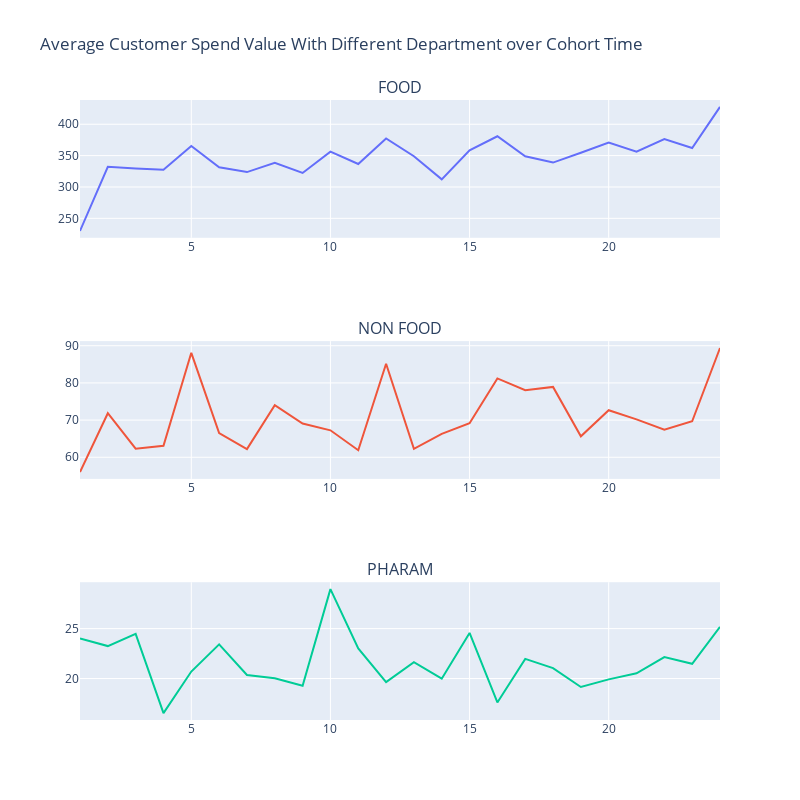

The notebook cell saved with this chart:
### Code cell
fig = make_subplots(rows=3, cols=1,subplot_titles=("FOOD","NON FOOD", "PHARAM"))

fig.append_trace(go.Scatter(
    x=coh_dep[coh_dep['DEPARTMENT']=='FOOD']['CohortIndex'],
    y=coh_dep[coh_dep['DEPARTMENT']=='FOOD']['avg_customer_spend_value'],name='food'
), row=1, col=1)

fig.append_trace(go.Scatter(
    x=coh_dep[coh_dep['DEPARTMENT']=='NON-FOOD']['CohortIndex'],
    y=coh_dep[coh_dep['DEPARTMENT']=='NON-FOOD']['avg_customer_spend_value'],name='No food'
), row=2, col=1)

fig.append_trace(go.Scatter(
    x=coh_dep[coh_dep['DEPARTMENT']=='PHARMA']['CohortIndex'],
    y=coh_dep[coh_dep['DEPARTMENT']=='PHARMA']['avg_customer_spend_value'],name='pharmacy'
), row=3, col=1)

fig.update_layout( height=800, width=800,
                  title_text="Average Customer Spend Value With Different Department over Cohort Time",showlegend=False)
fig.show()

### Figure 1 — Plotly figure (JSON) as saved in the notebook; plotly's stock layout.template omitted (floating-point values rounded to 4 significant figures)
{"data": [{"name": "food", "type": "scatter", "x": [1, 2, 3, 4, 5, 6, 7, 8, 9, 10, 11, 12, 13, 14, 15, 16, 17, 18, 19, 20, 21, 22, 23, 24], "xaxis": "x", "y": [230.0, 332.1, 329.6, 327.6, 365.3, 331.5, 323.8, 338.4, 322.4, 356.4, 336.7, 377.4, 349.0, 312.1, 358.3, 380.9, 349.1, 338.9, 354.5, 370.8, 356.2, 376.4, 362.1, 427.7], "yaxis": "y"}, {"name": "No food", "type": "scatter", "x": [1, 2, 3, 4, 5, 6, 7, 8, 9, 10, 11, 12, 13, 14, 15, 16, 17, 18, 19, 20, 21, 22, 23, 24], "xaxis": "x2", "y": [56.04, 71.85, 62.31, 63.09, 88.1, 66.49, 62.21, 74.03, 69.07, 67.26, 61.89, 85.15, 62.27, 66.28, 69.15, 81.22, 78.03, 78.93, 65.64, 72.66, 70.2, 67.41, 69.68, 89.39], "yaxis": "y2"}, {"name": "pharmacy", "type": "scatter", "x": [1, 2, 3, 4, 5, 6, 7, 8, 9, 10, 11, 12, 13, 14, 15, 16, 17, 18, 19, 20, 21, 22, 23, 24], "xaxis": "x3", "y": [24.01, 23.25, 24.47, 16.54, 20.7, 23.43, 20.36, 20.03, 19.28, 28.95, 23.02, 19.64, 21.63, 19.99, 24.56, 17.61, 21.97, 21.05, 19.15, 19.92, 20.53, 22.15, 21.48, 25.17], "yaxis": "y3"}], "layout": {"annotations": [{"font": {"size": 16}, "showarrow": false, "text": "FOOD", "x": 0.5, "xanchor": "center", "xref": "paper", "y": 1, "yanchor": "bottom", "yref": "paper"}, {"font": {"size": 16}, "showarrow": false, "text": "NON FOOD", "x": 0.5, "xanchor": "center", "xref": "paper", "y": 0.6111, "yanchor": "bottom", "yref": "paper"}, {"font": {"size": 16}, "showarrow": false, "text": "PHARAM", "x": 0.5, "xanchor": "center", "xref": "paper", "y": 0.2222, "yanchor": "bottom", "yref": "paper"}], "height": 800, "showlegend": false, "title": {"text": "Average Customer Spend Value With Different Department over Cohort Time"}, "width": 800, "xaxis": {"anchor": "y", "domain": [0, 1]}, "xaxis2": {"anchor": "y2", "domain": [0, 1]}, "xaxis3": {"anchor": "y3", "domain": [0, 1]}, "yaxis": {"anchor": "x", "domain": [0.7778, 1]}, "yaxis2": {"anchor": "x2", "domain": [0.3889, 0.6111]}, "yaxis3": {"anchor": "x3", "domain": [0, 0.2222]}}}
